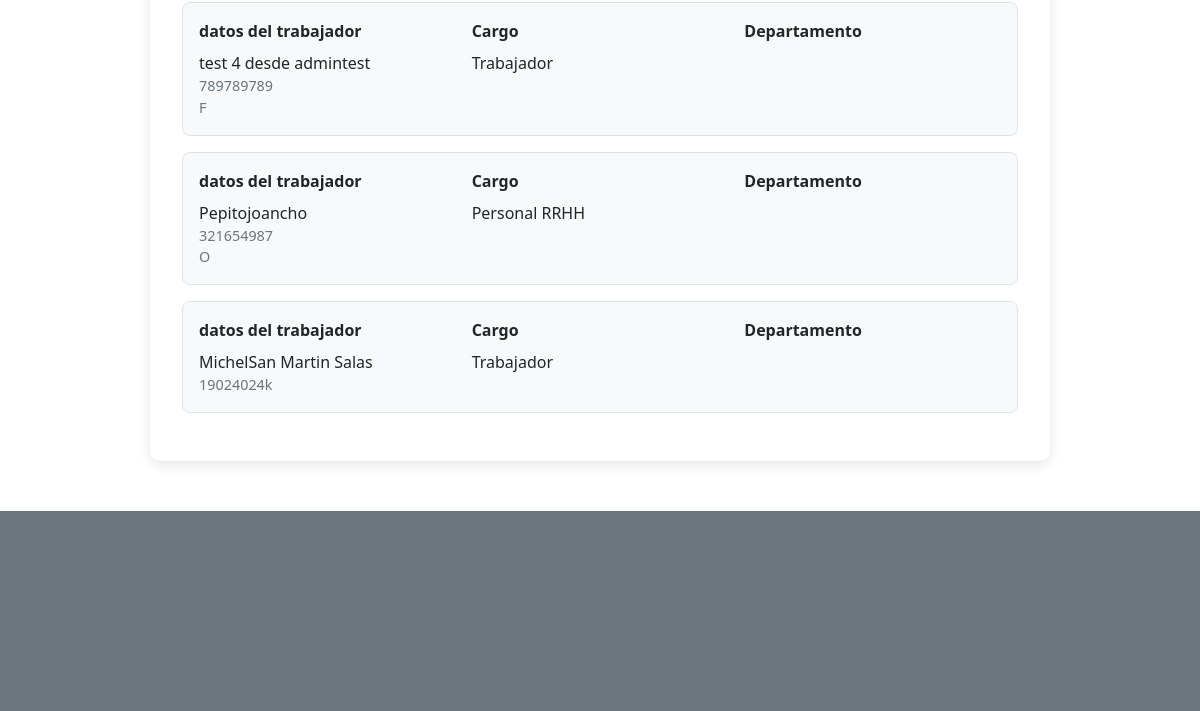
Before: /datos-filtrados/ (signed in, lower part) with the older database file.
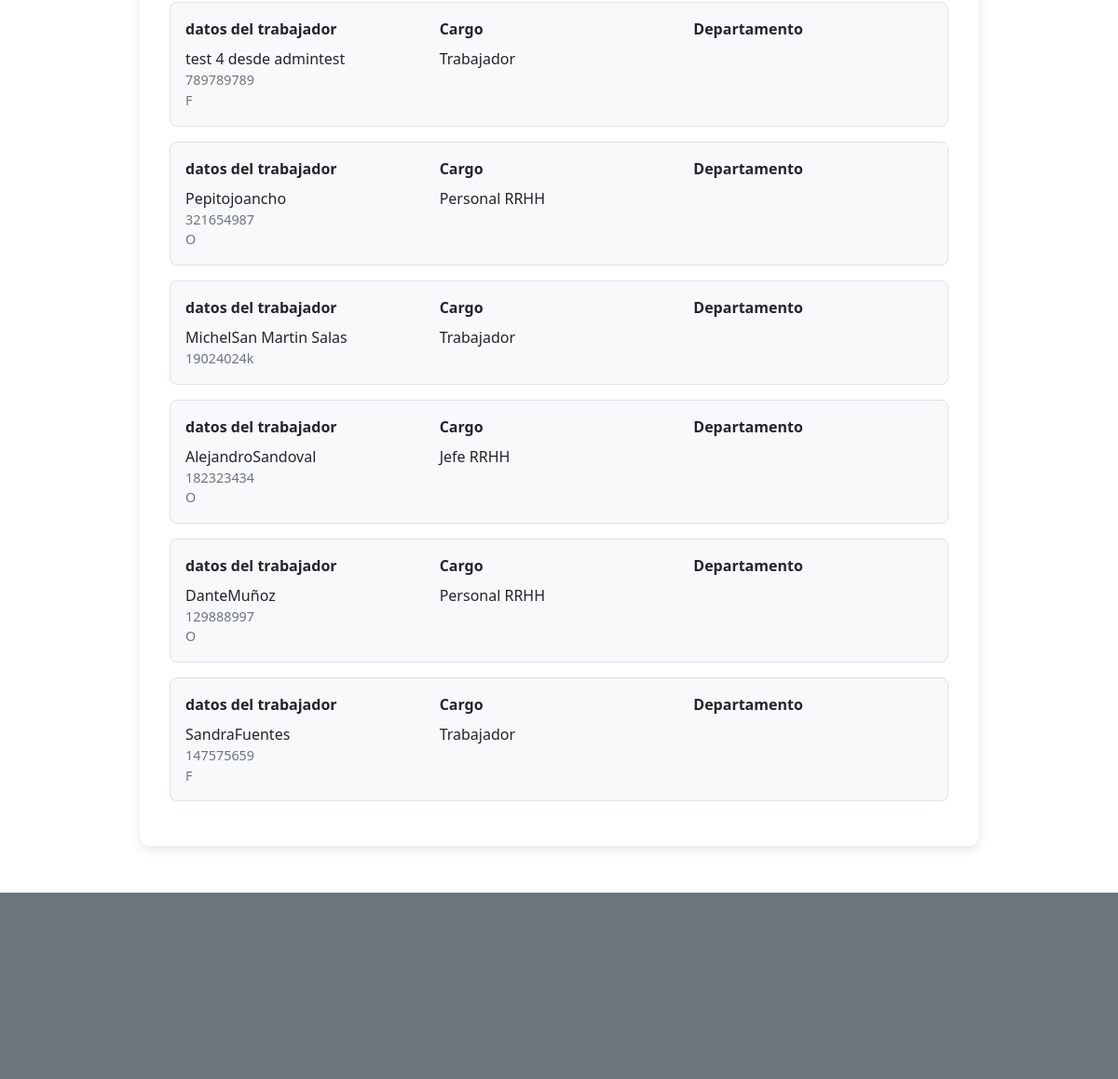
After: the same page with the newer database file.
### app/models.py (models this page shows, shortened)
class Trabajador(models.Model):
    rut_trabajador = models.CharField(max_length=12)
    nombre_trabajador = models.CharField(max_length=100)
    apellidos_trabajador = models.CharField(max_length=100)
    direccion_trabajador = models.CharField(max_length=225)
    fecha_ingreso_trabajador = models.DateTimeField(auto_now_add=True)
    sexo_trabajador = models.CharField(
        max_length=1,
        choices=Sexo_trabajador.choices,
        default=Sexo_trabajador.OTRO
    )
    id_cargo = models.ForeignKey(Cargo, on_delete=models.CASCADE)

class Cargo(models.Model):
    nombre_cargo = models.CharField(max_length=100)
    id_departamento = models.ForeignKey(Departamento, on_delete=models.CASCADE)
    def __str__(self):
        return f'{self.nombre_cargo}'

### app/views.py (the view, shortened to what this page needs)
# urls.py: path('datos-filtrados/', views.datos_filtrados, name='datos_filtrados'),
@login_required
@multi_group_required(['Jefe RRHH', 'Personal RRHH'])
def datos_filtrados(req):
    sexo = req.GET.get('sexo', '').strip()
    cargo_id = req.GET.get('cargo', '').strip()
    depto_id = req.GET.get('departamento', '').strip()
    area_id = req.GET.get('area', '').strip()
    export_csv = req.GET.get('export_csv', '').strip()
    export_excel = req.GET.get('export_excel', '').strip()
    trabajadores = Trabajador.objects.all()
    if sexo:
        trabajadores = trabajadores.filter(sexo_trabajador=sexo)
    if cargo_id:
        trabajadores = trabajadores.filter(id_cargo=cargo_id)
    if depto_id:
        trabajadores = trabajadores.filter(id_cargo__id_departamento=depto_id)
    if area_id:
        trabajadores = trabajadores.filter(id_cargo__id_departamento__id_area=area_id)
    filtros = {
        'sexo': sexo,
        'cargo': cargo_id,
        'departamento': depto_id,
        'area': area_id
    }
    return render(req, 'datos-filtrados.html', {
        'trabajadores': trabajadores,
        'filtros': filtros,
    })

### app/templates/datos-filtrados.html (shortened to what this page needs)
{% extends 'base.html' %}
{% load static %}
{% block head %}
<link rel="stylesheet" href="https://cdn.jsdelivr.net/npm/bootstrap-icons@1.10.5/font/bootstrap-icons.css">
<link rel="stylesheet" href="{% static 'styles/datos-filtrados.css' %}">
{% endblock %}
{% block body %}
<div class="container-resultados">
    {% if trabajadores %}
        {% for trabajador in trabajadores %}
            <div class="card-trabajador">
                <div class="row g-3">
                    <div class="col-md-4">
                        <div class="card-title">datos del trabajador</div>
                        <div>{{ trabajador.nombre_trabajador }}{{ trabajador.apellidos_trabajador }}</div>
                        <div class="card-subtitle">{{ trabajador.rut_trabajador }}</div>
                        <div class="card-subtitle">{{ trabajador.sexo_trabajador }}</div>
                    </div>
                    <div class="col-md-4">
                        <div class="card-title">Cargo</div>
                        <div>{{ trabajador.id_cargo }}</div>
                    </div>
                    <div class="col-md-4">
                        <div class="card-title">Departamento</div>
                    </div>
                </div>
            </div>
        {% endfor %}
    {% endif %}
</div>
{% endblock %}

### app/templates/base.html (shortened to what this page needs)
{% load static %}
<!DOCTYPE html>
<html lang="en">
<head>
    <link rel="stylesheet" href="{% static 'styles/base.cdn.css' %}">
    {% block head %}{% endblock %}
</head>
<body>
<div class="cuerpo">
    {% block body %}{% endblock %}
</div>
<footer class="footer-spacer">
</footer>
</body>
</html>

### app/static/styles/datos-filtrados.css (style rules this page uses)
.container-resultados { max-width: 900px; margin: 2rem auto; padding: 2rem; background: white; border-radius: 10px; box-shadow: 0 4px 12px rgba(0,0,0,0.1); }
.card-trabajador { border: 1px solid #dee2e6; border-radius: 8px; padding: 1rem; margin-bottom: 1rem; background: #f8f9fa; }
.card-title { font-weight: bold; margin-bottom: 0.5rem; }
.card-subtitle { color: #6c757d; font-size: 0.9rem; }

Changed rows visible on the page:
added Trabajador: nombre_trabajador "Alejandro", apellidos_trabajador "Sandoval", rut_trabajador "182323434", sexo_trabajador "O", id_cargo "Jefe RRHH"
added Trabajador: nombre_trabajador "Dante", apellidos_trabajador "Muñoz", rut_trabajador "129888997", sexo_trabajador "O", id_cargo "Personal RRHH"
added Trabajador: nombre_trabajador "Sandra", apellidos_trabajador "Fuentes", rut_trabajador "147575659", sexo_trabajador "F", id_cargo "Trabajador"
